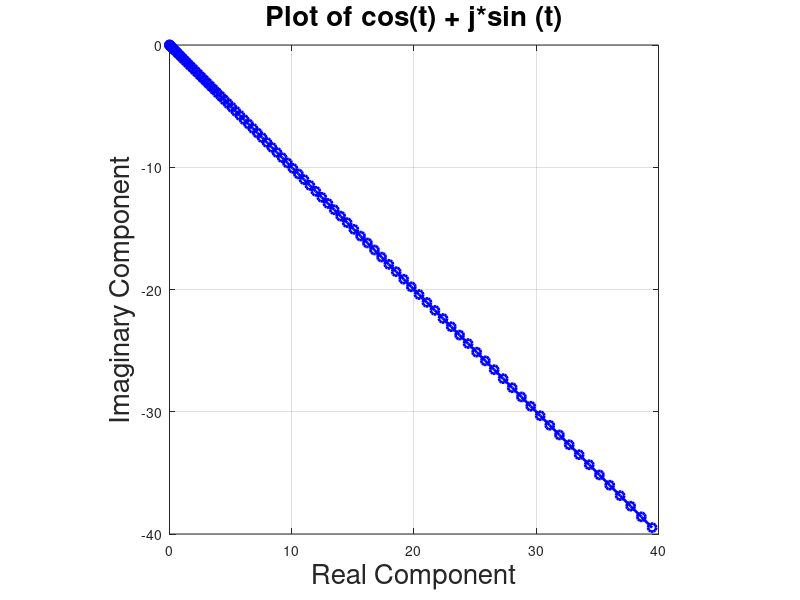

This chart was generated by the following MATLAB code:
clc;    % Clear the command window.
close all;  % Close all figures (except those of imtool.)
clear;  % Erase all existing variables. Or clearvars if you want.
workspace;  % Make sure the workspace panel is showing.
format long g;
format compact;
fontSize = 20;
t = linspace(0, 2*pi, 90);
j = sqrt(-1);
complexSignal = t.^2 - j*t.^2
% Get the real component and plot it on the x axis
x = real(complexSignal);
y = imag(complexSignal);
plot(x, y, 'bo-', 'LineWidth', 2);
grid on;
title('Plot of cos(t) + j*sin (t)', 'Fontsize', fontSize);
xlabel('Real Component', 'Fontsize', fontSize);
ylabel('Imaginary Component', 'Fontsize', fontSize);
axis square;
% Enlarge figure to full screen.
set(gcf, 'Units', 'Normalized', 'OuterPosition', [0 0 1 1]);